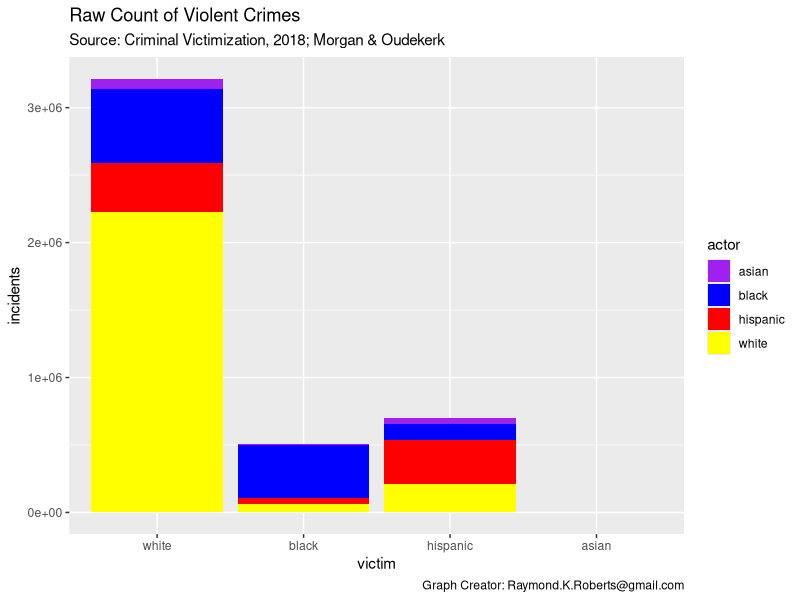
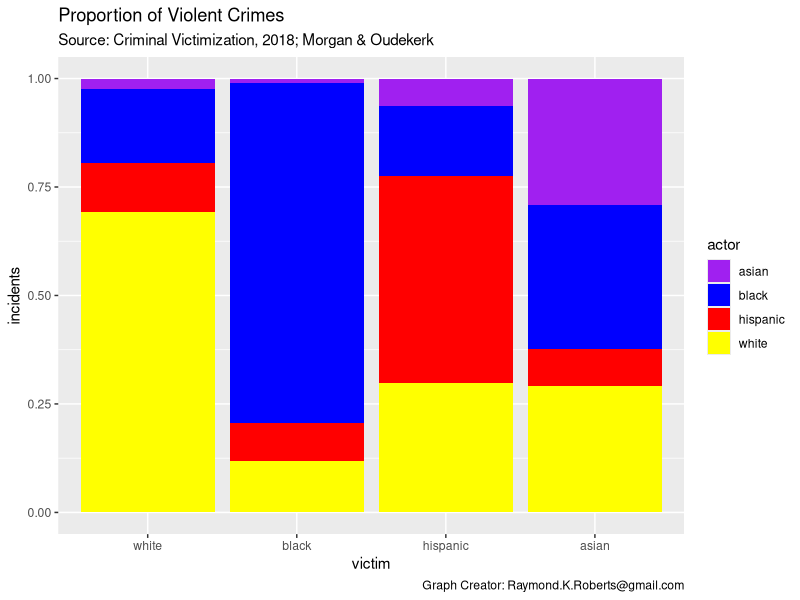
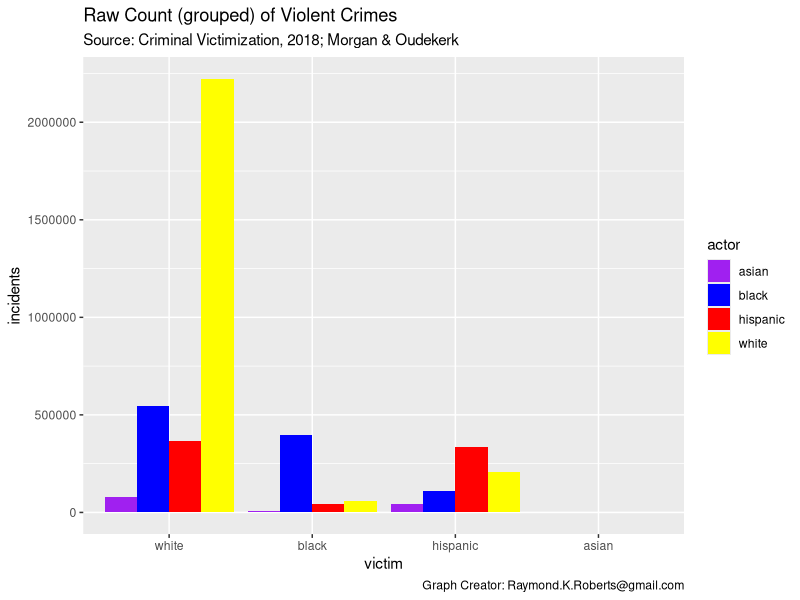

The R source for these figures, in order:
## Script for analyzing criminal victimization data
## Script written by Raymond K Roberts 2019
## Contact me at raymond.k.roberts@gmail.com


## Data provided by U.S. Department of Justice Office of Justice Programs
## Rachel E Morgan, PhD, and Barbara A. Oudekerk, PhD., BJS Statisticians
## Link to paper: https://www.bjs.gov/content/pub/pdf/cv18.pdf


library(ggplot2)


#loading raw data for each ethinicity into vectors

#Raw count totals of incidents for each race, in the order of [white,black, hispanic, asian]
raw_count <- c(3581360,563940,734410,182,230)

#proportionality vectors. Note that proportions do not total to 1.00 since not all columns were utilized.
white_prop <-c(.621,.153,.102,.022)
black_prop <-c(.106,.703,.079,.01)
hisp_prop <- c(.282,.153,.454,.06)
asian_prop <- c(.241,.275,.07,.241)

#creating raw counts from provided proportion data above
white <- raw_count[1]*white_prop
black <- raw_count[2]*black_prop
hispanic <- raw_count[3]*hisp_prop
asian <- raw_count[4]*asian_prop

#creating working dataframe
df <- as.data.frame(cbind(white,black,hispanic,asian))
ef <-stack(df)
ef$killer <- c("white", "black", "hispanic", "asian","white", "black", "hispanic", "asian","white", "black", "hispanic", "asian","white", "black", "hispanic", "asian")


#naming columns
colnames(ef)<-c("incidents", "victim", "actor")



# GRaphs with different views

#Stacked Data
ggplot(ef, aes(fill=actor, y=incidents, x=victim)) + 
  geom_bar(position="stack", stat="identity")+ labs(title= "Raw Count of Violent Crimes", subtitle = "Source: Criminal Victimization, 2018; Morgan & Oudekerk",caption = "Graph Creator: Raymond.K.Roberts@gmail.com")+
  scale_fill_brewer(palette="Set1") + scale_fill_manual(values=c("purple", "blue", "red", "yellow"))

#Proportionality by Victim Group
ggplot(ef, aes(fill=actor, y=incidents, x=victim)) + 
  geom_bar(position="fill", stat="identity")+ labs(title= "Proportion of Violent Crimes", subtitle = "Source: Criminal Victimization, 2018; Morgan & Oudekerk",caption = "Graph Creator: Raymond.K.Roberts@gmail.com")+
  scale_fill_brewer(palette="Set1") + scale_fill_manual(values=c("purple", "blue", "red", "yellow"))

#Bar Chart grouped by victim
ggplot(ef, aes(fill=actor, y=incidents, x=victim)) + 
  geom_bar(position="dodge", stat="identity")+ labs(title= "Raw Count (grouped) of Violent Crimes", subtitle = "Source: Criminal Victimization, 2018; Morgan & Oudekerk",caption = "Graph Creator: Raymond.K.Roberts@gmail.com")+
  scale_fill_brewer(palette="Set1") + scale_fill_manual(values=c("purple", "blue", "red", "yellow"))


